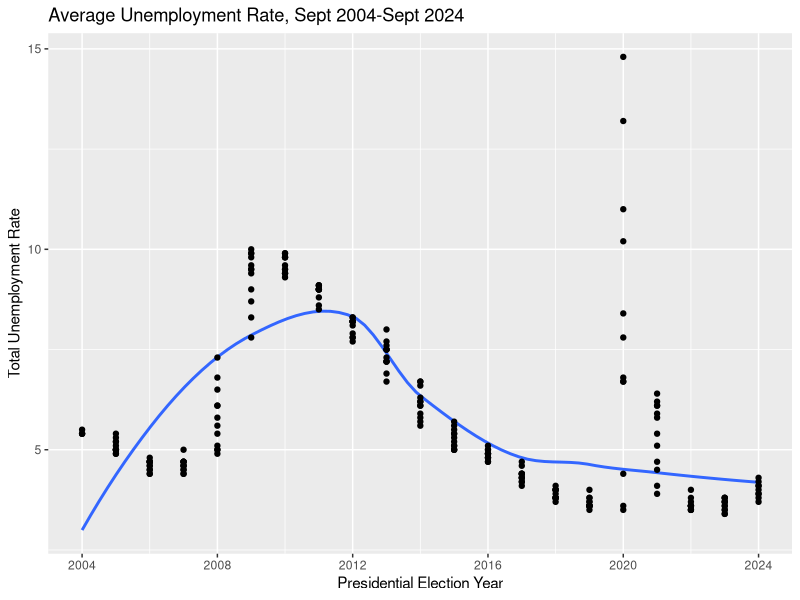

This figure's R source:
## ---- chunk 1
options(width = 100)
knitr::opts_chunk$set(error = TRUE)
## ---- chunk 2
library(tidyverse)
library(broom)
library(lubridate)

county_results <- read_csv("county_resultes - Sheet1.csv")
county_results

nat_unemployment <- read_csv("National Unemployment Statistics sep 2004 - sept 2024 - Sheet1.csv")
nat_unemployment


## ---- chunk 3
nat_unemployment <- as_tibble(nat_unemployment)
nat_unemployment
## ---- chunk 4

nat_unemployment <- nat_unemployment |>
  mutate(Year = year(mdy(paste0("01 ", Month))))

nat_unemployment |>
select(Month,Total, Year)

## ---- chunk 5
unemployment_rates <- 
  ggplot(data = nat_unemployment,
         mapping = aes(x = Year, y = Total)) + geom_smooth(se = FALSE) +
  geom_point() + 
   scale_x_continuous(breaks = c(2004, 2008, 2012, 2016, 2020, 2024)) +
  labs(
    title = "Average Unemployment Rate, Sept 2004-Sept 2024",
    x = "Presidential Election Year",
  y = "Total Unemployment Rate")

unemployment_rates

## ---- chunk 6
county_results

county_results <- as_tibble(county_results) 
county_results
